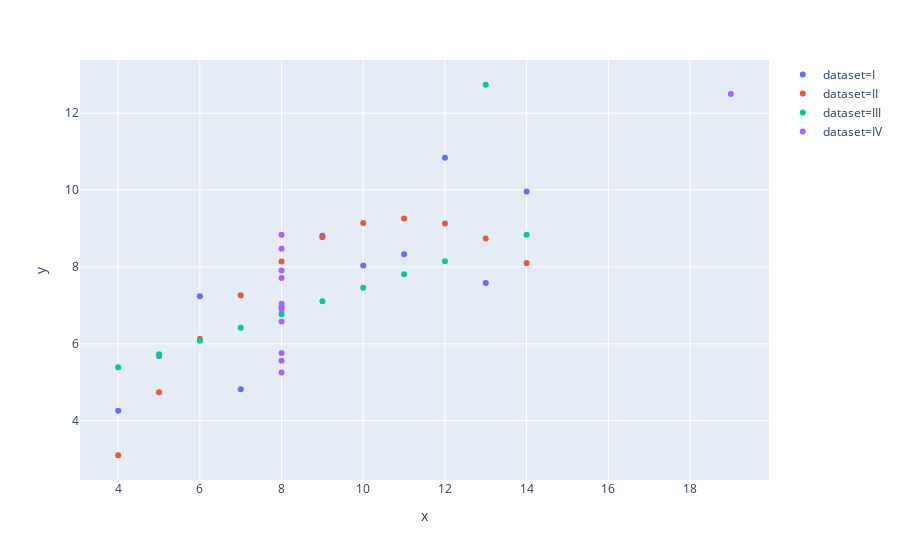

Notebook code for this chart:
### Markdown cell above
#### Using plotly express to get an interactive plot

### Code cell
px.scatter(data_frame=df, x='x', y='y', hover_data=['dataset'], color='dataset')

### Figure 1 — Plotly figure (JSON) as saved in the notebook; plotly's stock layout.template omitted (floating-point values rounded to 4 significant figures)
{"data": [{"customdata": [["I"], ["I"], ["I"], ["I"], ["I"], ["I"], ["I"], ["I"], ["I"], ["I"], ["I"]], "hoverlabel": {"namelength": 0}, "hovertemplate": "dataset=%{customdata[0]}<br>x=%{x}<br>y=%{y}", "legendgroup": "dataset=I", "marker": {"color": "#636efa", "symbol": "circle"}, "mode": "markers", "name": "dataset=I", "showlegend": true, "type": "scatter", "x": [10, 8, 13, 9, 11, 14, 6, 4, 12, 7, 5], "xaxis": "x", "y": [8.04, 6.95, 7.58, 8.81, 8.33, 9.96, 7.24, 4.26, 10.84, 4.82, 5.68], "yaxis": "y"}, {"customdata": [["II"], ["II"], ["II"], ["II"], ["II"], ["II"], ["II"], ["II"], ["II"], ["II"], ["II"]], "hoverlabel": {"namelength": 0}, "hovertemplate": "dataset=%{customdata[0]}<br>x=%{x}<br>y=%{y}", "legendgroup": "dataset=II", "marker": {"color": "#EF553B", "symbol": "circle"}, "mode": "markers", "name": "dataset=II", "showlegend": true, "type": "scatter", "x": [10, 8, 13, 9, 11, 14, 6, 4, 12, 7, 5], "xaxis": "x", "y": [9.14, 8.14, 8.74, 8.77, 9.26, 8.1, 6.13, 3.1, 9.13, 7.26, 4.74], "yaxis": "y"}, {"customdata": [["III"], ["III"], ["III"], ["III"], ["III"], ["III"], ["III"], ["III"], ["III"], ["III"], ["III"]], "hoverlabel": {"namelength": 0}, "hovertemplate": "dataset=%{customdata[0]}<br>x=%{x}<br>y=%{y}", "legendgroup": "dataset=III", "marker": {"color": "#00cc96", "symbol": "circle"}, "mode": "markers", "name": "dataset=III", "showlegend": true, "type": "scatter", "x": [10, 8, 13, 9, 11, 14, 6, 4, 12, 7, 5], "xaxis": "x", "y": [7.46, 6.77, 12.74, 7.11, 7.81, 8.84, 6.08, 5.39, 8.15, 6.42, 5.73], "yaxis": "y"}, {"customdata": [["IV"], ["IV"], ["IV"], ["IV"], ["IV"], ["IV"], ["IV"], ["IV"], ["IV"], ["IV"], ["IV"]], "hoverlabel": {"namelength": 0}, "hovertemplate": "dataset=%{customdata[0]}<br>x=%{x}<br>y=%{y}", "legendgroup": "dataset=IV", "marker": {"color": "#ab63fa", "symbol": "circle"}, "mode": "markers", "name": "dataset=IV", "showlegend": true, "type": "scatter", "x": [8, 8, 8, 8, 8, 8, 8, 19, 8, 8, 8], "xaxis": "x", "y": [6.58, 5.76, 7.71, 8.84, 8.47, 7.04, 5.25, 12.5, 5.56, 7.91, 6.89], "yaxis": "y"}], "layout": {"legend": {"tracegroupgap": 0}, "margin": {"t": 60}, "xaxis": {"anchor": "y", "domain": [0, 1], "title": {"text": "x"}}, "yaxis": {"anchor": "x", "domain": [0, 1], "title": {"text": "y"}}}}
